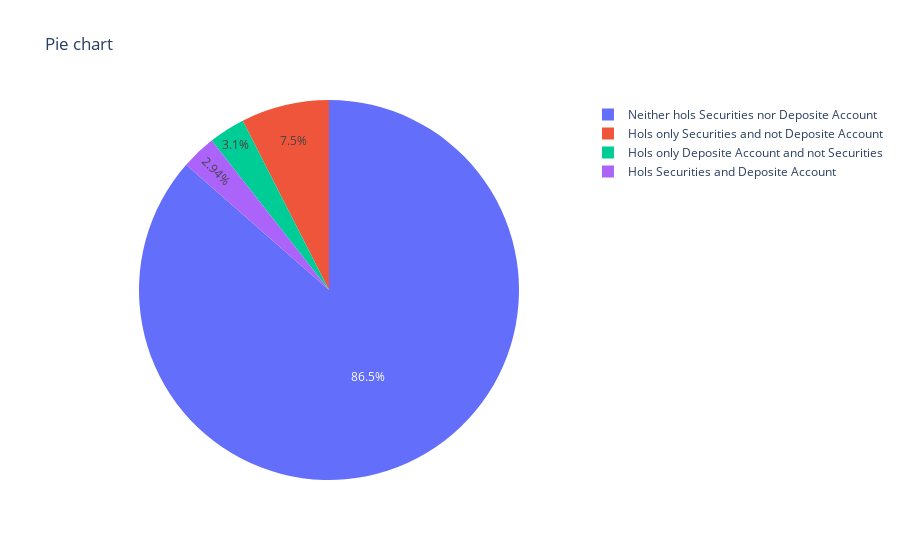

Notebook code for this chart:
### Code cell
fig = ps.pie(data , values=Values , names=Values.index , title='Pie chart')
fig.show()

### Figure 1 — Plotly figure (JSON) as saved in the notebook; plotly's stock layout.template omitted (floating-point values rounded to 4 significant figures)
{"data": [{"domain": {"x": [0, 1], "y": [0, 1]}, "hovertemplate": "label=%{label}<br>value=%{value}<extra></extra>", "labels": ["Neither hols Securities nor Deposite Account", "Hols only Securities and not Deposite Account", "Hols only Deposite Account and not Securities", "Hols Securities and Deposite Account"], "legendgroup": "", "name": "", "showlegend": true, "type": "pie", "values": [4323, 375, 155, 147]}], "layout": {"legend": {"tracegroupgap": 0}, "title": {"text": "Pie chart"}}}
